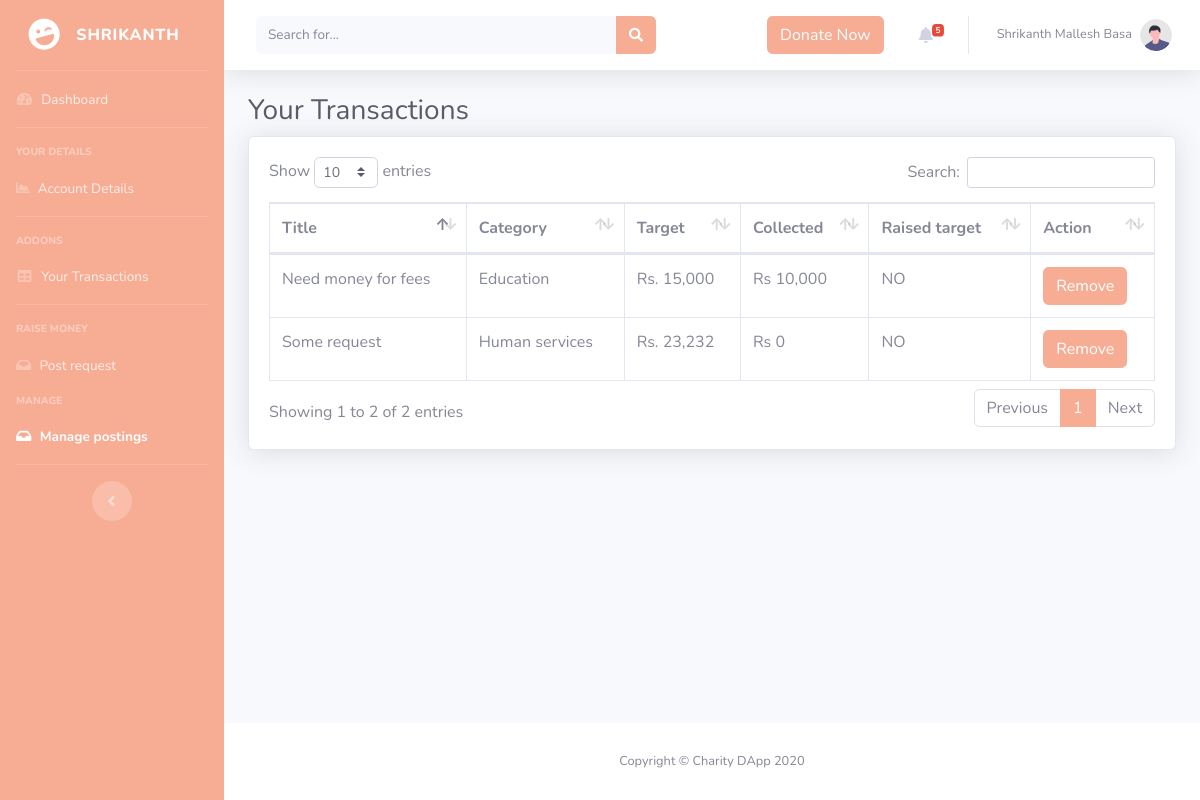
Page /Manageposts.php (signed in) on the committed database.
### tables this page shows
CREATE TABLE `listings` (
  `listing_ID` int(11) NOT NULL,
  `fk_email` varchar(200) DEFAULT NULL,
  `title` varchar(400) NOT NULL,
  `description` varchar(2000) NOT NULL,
  `category` varchar(200) NOT NULL,
  `fromNGO` varchar(200) DEFAULT NULL,
  `beneficiary_id` varchar(200) NOT NULL,
  `hash` varchar(200) NOT NULL,
  `target` float NOT NULL,
  `reached` varchar(3) NOT NULL DEFAULT 'NO',
  `doclinks` varchar(2000) NOT NULL
);

### Manageposts.php (the view, shortened to what this page needs)
<!DOCTYPE html>
<html lang="en">
<?php include("islogged.php");include("connection.php");
 ?>
<head>
    <link href="vendor/fontawesome-free/css/all.min.css" rel="stylesheet" type="text/css">
    <link href="assets/cs/sb-admin-2.min.css" rel="stylesheet">
    <link href="vendor/datatables/dataTables.bootstrap4.min.css" rel="stylesheet">
</head>
<body id="page-top">
    <div id="wrapper">
        <ul class="navbar-nav bg-gradient-primary sidebar sidebar-dark accordion" id="accordionSidebar">
            <a class="sidebar-brand d-flex align-items-center justify-content-center" href="index.php">
                <div class="sidebar-brand-icon rotate-n-15">
                    <i class="fas fa-laugh-wink"></i>
                </div>
                <div class="sidebar-brand-text mx-3"><?php echo explode(" ",$_SESSION["uname"])[0] ?> </div>
            </a>
            <hr class="sidebar-divider my-0">
            <li class="nav-item">
                <a class="nav-link" href="profile.php">
                    <i class="fas fa-fw fa-tachometer-alt"></i>
                    <span>Dashboard</span></a>
            </li>
            <hr class="sidebar-divider">
            <div class="sidebar-heading">
                Your Details
            </div>
            <li class="nav-item">
                <a class="nav-link" href="account details.php">
                    <i class="fa fa-chart-area"></i>
                    <span>Account Details</span></a>
            </li>
            <hr class="sidebar-divider">
            <div class="sidebar-heading">
                Addons
            </div>
            <li class="nav-item">
                <a class="nav-link" href="transactions.php">
                    <i class="fas fa-fw fa-table"></i>
                    <span>Your Transactions</span></a>
            </li>
            <hr class="sidebar-divider">
            <div class="sidebar-heading">
                Raise money
            </div>
            <li class="nav-item">
                <a class="nav-link" href="post.php">
                    <i class="fa fa-inbox"></i>
                    <span>Post request</span></a>
            </li>
            <div class="sidebar-heading">
                Manage
            </div>
            <li class="nav-item active">
                <a class="nav-link" href="Manageposts.php">
                    <i class="fa fa-inbox"></i>
                    <span>Manage postings</span></a>
            </li>
            <hr class="sidebar-divider d-none d-md-block">
            <div class="text-center d-none d-md-inline">
                <button class="rounded-circle border-0" id="sidebarToggle"></button>
            </div>
        </ul>
        <div id="content-wrapper" class="d-flex flex-column">
            <div id="content">
                <nav class="navbar navbar-expand navbar-light bg-white topbar mb-4 static-top shadow">
                    <form
                        class="d-none d-sm-inline-block form-inline mr-auto ml-md-3 my-2 my-md-0 mw-100 navbar-search">
                        <div class="input-group">
                            <input type="text" class="form-control bg-light border-0 small" placeholder="Search for..."
                                aria-label="Search" aria-describedby="basic-addon2">
                            <div class="input-group-append">
                                <button class="btn btn-primary" type="button">
                                    <i class="fas fa-search fa-sm"></i>
                                </button>
                            </div>
                        </div>
                    </form>
                    <ul class="navbar-nav ml-auto">
                        <li class="nav-item dropdown no-arrow mx-1">
                          <a href="listings.php" class="nav-link dropdown-toggle" id="messagesDropdown">
                              <button class="btn btn-primary" type="button" name="button">Donate Now</button>
                          </a>
                        </li>
                        <?php include("alerts.php") ?>
                        <li class="nav-item dropdown no-arrow">
                            <a class="nav-link dropdown-toggle" href="#" id="userDropdown" role="button"
                                data-toggle="dropdown" aria-haspopup="true" aria-expanded="false">
                                <span class="mr-2 d-none d-lg-inline text-gray-600 small"><?php echo $_SESSION["uname"] ?></span>
                                <img class="img-profile rounded-circle"
                                    src="assets/undraw_profile.svg">
                            </a>
                        </li>
                    </ul>
                </nav>
                <div class="container-fluid">
                    <h1 class="h3 mb-2 text-gray-800">Your Transactions</h1>
                    <div class="card shadow mb-4">
                        <div class="card-body">
                            <div class="table-responsive">
                                <table class="table table-bordered" id="dataTable" width="100%" cellspacing="0">
                                    <thead>
                                        <tr>
                                            <th>Title</th>
                                            <th>Category</th>
                                            <th>Target</th>
                                            <th>Collected</th>
                                            <th>Raised target</th>
                                            <th>Action</th>
                                        </tr>
                                    </thead>
                                    <tbody>
                                      <?php
                                      $umail = $_SESSION["useremail"];
                                      $sql = "SELECT * from listings where fk_email='$umail'";
                                      $result = $conn->query($sql);
                                      if ($result->num_rows > 0) {
                                      while($row = $result->fetch_assoc()) {
                                        $listing_ID = $row["listing_ID"];
                                        $sql2 = "SELECT sum(amount) as collected from donations where fk_listing='$listing_ID'";
                                        $result2 = $conn->query($sql2);
                                        $row2 = $result2->fetch_assoc();
                                        $collected = $row2["collected"];
                                        if ($collected=="") {
                                          $collected = 0;
                                        }
                                        $collected = $num = preg_replace("/(\d+?)(?=(\d\d)+(\d)(?!\d))(\.\d+)?/i", "$1,", $collected);
                                        echo '<tr>
                                            <td>'.$row["title"].'</td>
                                            <td>'.$row["category"].'</td>
                                            <td>Rs. '.preg_replace("/(\d+?)(?=(\d\d)+(\d)(?!\d))(\.\d+)?/i", "$1,", $row["target"]).'</td>
                                            <td>Rs '.$collected.'</td>
                                            <td>'.$row["reached"].'</td>
                                            <td> <a href="methods.php?removelisting=1&lid='.$row["listing_ID"].'"><button type="button" name="button" class="btn btn-primary">Remove</button> </td>
                                        </tr>';
                                      }
                                      } else {
                                      echo "Sorry You";
                                      }
                                      ?>
                                    </tbody>
                                </table>
                            </div>
                        </div>
                    </div>
                </div>
            </div>
            <footer class="sticky-footer bg-white">
                <div class="container my-auto">
                    <div class="copyright text-center my-auto">
                        <span>Copyright &copy; Charity DApp 2020</span>
                    </div>
                </div>
            </footer>
        </div>
    </div>
</body>
</html>

### rows in the picture
listings: title "Some request", category "Human services", target "23,232", collected "0", reached "NO"
listings: title "Need money for fees", category "Education", target "15,000", collected "10,000", reached "NO"

### other values in the picture
explode(" ",$_SESSION["uname"])[0] "SHRIKANTH"
$row["cnt"] "5"
$_SESSION["uname"] "Shrikanth Mallesh Basa"
